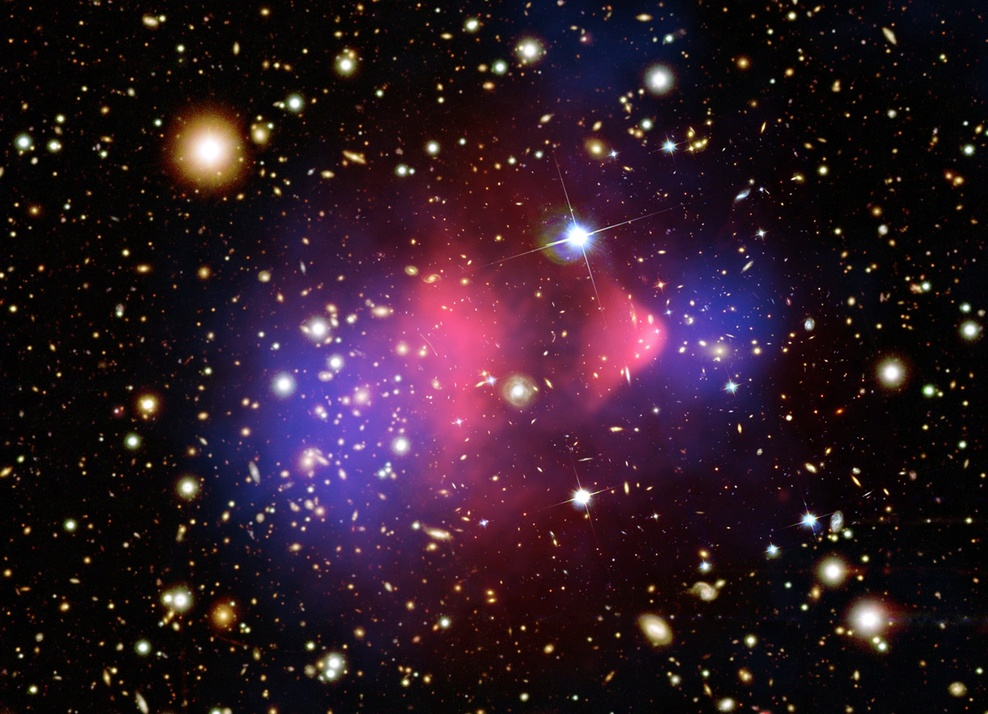
%> input picture P1/imagenes/cumulo_bala.jpg, 988 x 714 px, shrunk from 2048 x 1480 before the run
$ octave ejercicio5.m   (GNU Octave 9; MATLAB toolbox functions it lacks are replaced by stand-ins)
%> lines starting %> are read from the running program, lines starting %| are printed output that depends on the picture; in (x1, y1, x2, y2) boxes, pixels count from 0 and x2, y2 are one past the last pixel; in counts of white or black regions, pixels touching at a corner belong together; the program's own positions count from 1
### P1/UmbralizaGlobalOtsu.m
function [ima_th, th] = UmbralizaGlobalOtsu(ima)
    L = 256;
    r = 0:L-1;
    counts = imhist(ima);
    p = transpose(counts/sum(counts));
    ths = zeros(size(r));
    for T=r
        PO = sum(p(r<=T));
        PB = 1-PO;
        rpr = p.*r;
        muO = sum(rpr(r<=T))/PO;
        muB = sum(rpr(r>T))/PB;
        rminusMuO = r-muO;
        rminusMuB = r-muB;
        varO = sum(rminusMuO(r<=T).^2.*p(r<=T))/PO;
        varB = sum(rminusMuB(r>T).^2.*p(r>T))/PB;
        ths(T==r) = PO*varO+PB*varB;
    end
    [~, minloc] = min(ths);
    th = minloc - 1; % Este programa indexa en 1
    ima_th = zeros(size(ima));
    ima_th(ima>=th) = 1;
end

### P1/getEnergia.m
function [ E ] = getEnergia( ima )
%GETENERGIA Summary of this function goes here
%   Detailed explanation goes here
    E = sum(double(ima(:)).^2);
end

### P1/Negativo.m
function [ ima_res ] = Negativo( ima , L)
%NEGATIVO Summary of this function goes here
%   Detailed explanation goes here
    r = 0:L-1;
    s = fliplr(r);
    ima_res = s(ima+1);
end

### P1/ejercicio5.m
ima = imread('imagenes/cumulo_bala.jpg');
%> ima is the input picture: size 714x988x3 uint8; mean R, G, B 44.4, 25.1, 37.2
imargb = ima;
ima = rgb2gray(ima);
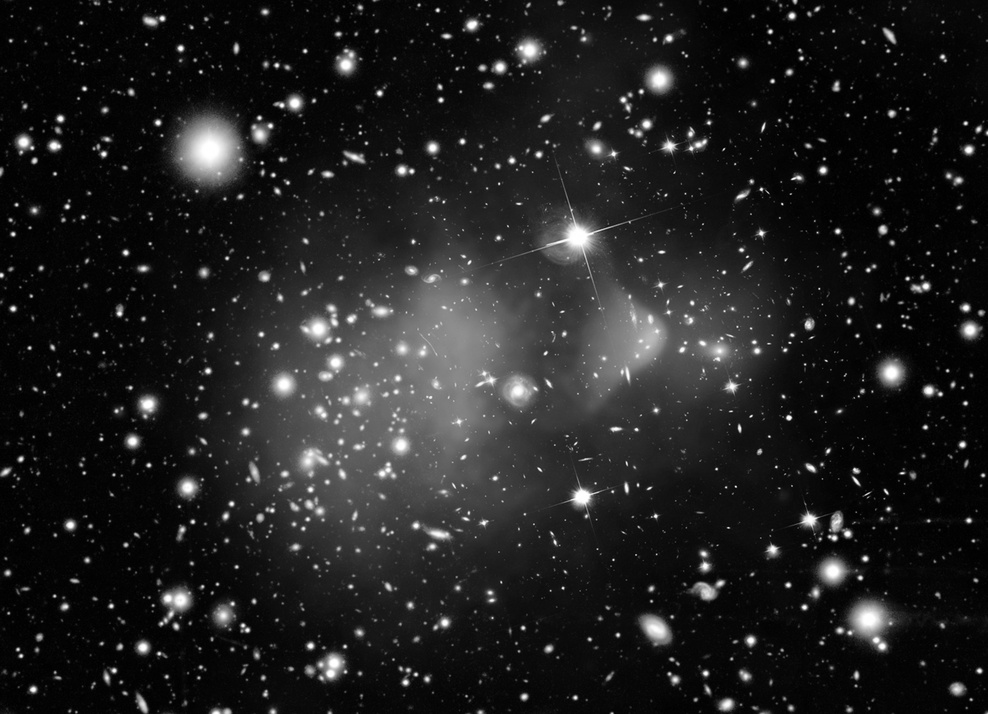
%> ima: size 714x988 uint8; min 0, max 255, mean 32.3
L = 256;

%% Ejercicio 5a
close all;
[ima_th, umbral] = UmbralizaGlobalOtsu(ima);
%> in UmbralizaGlobalOtsu, `counts = imhist(ima);`: counts = 256 values, max 48466 at index 5, min 99 at index 242, mean 2755.6
%> in UmbralizaGlobalOtsu, `p = transpose(counts/sum(counts));`: p = 256 values, max 0.0687 at index 5, min 0.00014 at index 242, mean 0.00391
%> the loop in UmbralizaGlobalOtsu, `for T=r` made 256 passes
%> (PO, PB, muO, muB, varO, varB) on passes 1 to 3: (0.00249, 0.998, 0, 32.35, 0, 1849), (0.0179, 0.982, 0.861, 32.84, 0.12, 1862.3), (0.0554, 0.945, 1.63, 34.07, 0.322, 1897.1)
%> after the loop in UmbralizaGlobalOtsu, `for T=r`: ths = 256 values, max 1847 at index 256, min 532 at index 68, mean 1049.3
%> in UmbralizaGlobalOtsu, `[~, minloc] = min(ths);`: minloc = 68
%> in UmbralizaGlobalOtsu, `th = minloc - 1;`: th = 67
%> in UmbralizaGlobalOtsu, `ima_th(ima>=th) = 1;`:
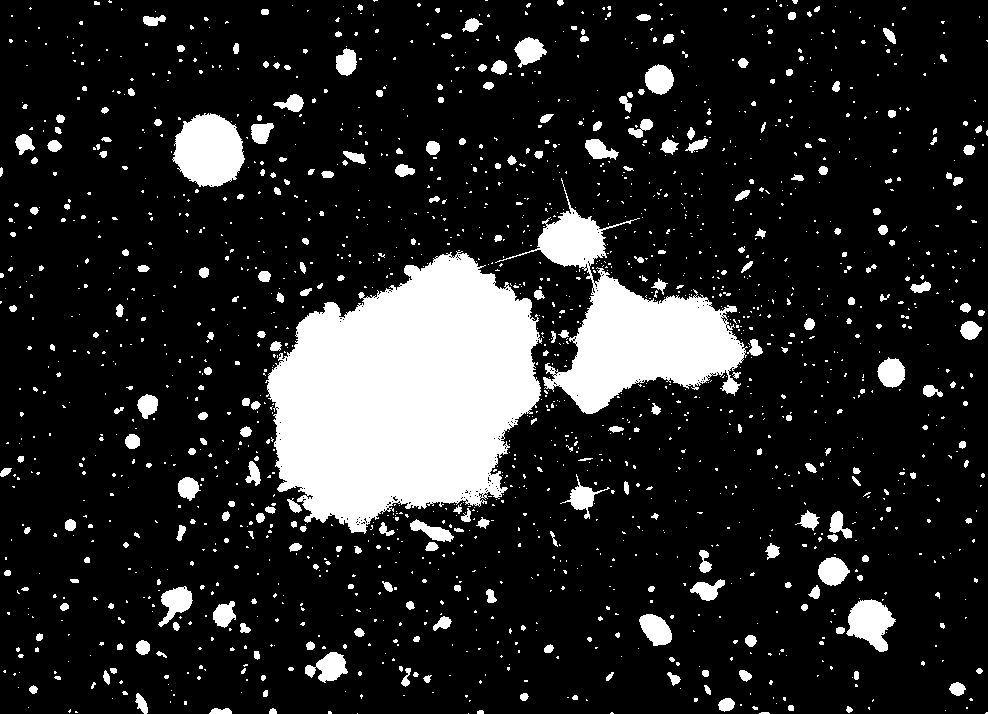
%> ima_th: size 714x988 double; values 0 (black) and 1 (white), 15.5% white; 1705 white regions (1395 under 20 px), largest, box (x1, y1, x2, y2) and area: (265, 251, 542, 534) 53228, (495, 178, 748, 414) 18366, (172, 113, 245, 187) 3974
%> umbral = 67
ima_th = uint8(ima_th*255);

subplot(2,2,1);
imshow(ima);
E = getEnergia(ima);
%> in getEnergia, `E = sum(double(ima(:)).^2);`: E = 2037567319
%> E = 2037567319
title(sprintf('Imagen original. E = %g', E));
subplot(2,2,2);
imshow(ima_th);
E = getEnergia(ima_th);
%> E = 7108402950
title(sprintf('Imagen resultado. umbral = %d, E = %g', umbral, E));
subplot(2,2,3);
imhist(ima);
subplot(2,2,4);
imhist(ima_th);

%% Apartado 5b

close all;

% Compresion logaritmica de la original
r = 0:L-1;
s = log(r+1);
ima_compr = s(ima+1);
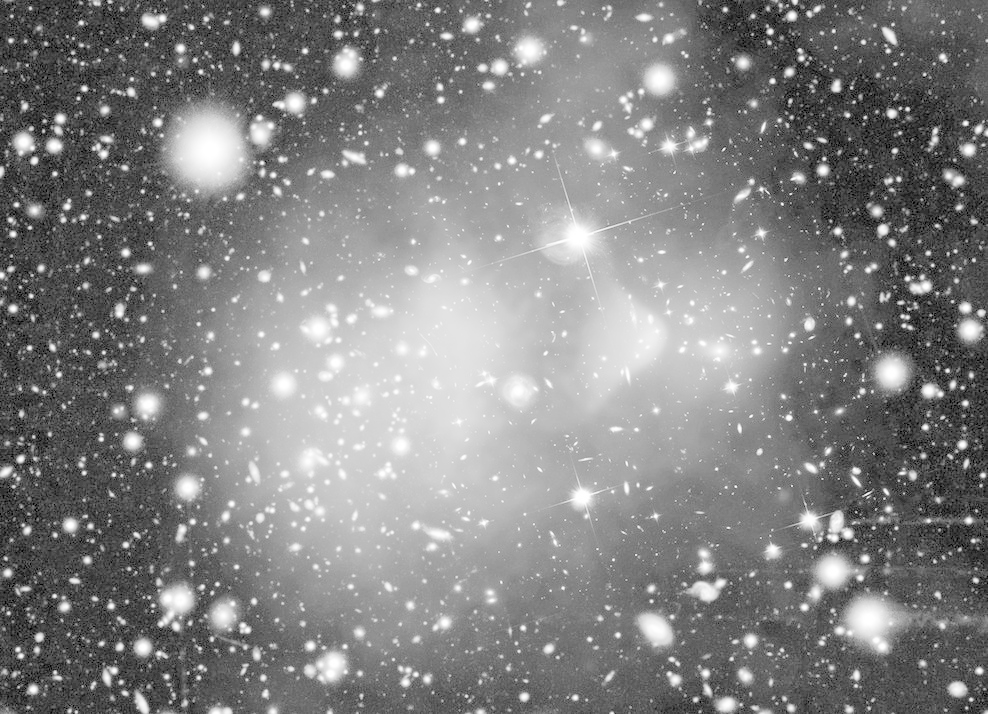
%> ima_compr: size 714x988 double; min 0, max 5.54, mean 2.83; drawn with min black and max white
M = max(ima_compr(:));
%> M = 5.54
m = min(ima_compr(:));
%> m = 0
ima_compr = (ima_compr-m)/(M-m)*255;
ima_compr = uint8(ima_compr);
%> ima_compr: size 714x988 uint8

ima_compr_th =  uint8(UmbralizaGlobalOtsu(ima_compr)*255);
%> the loop in UmbralizaGlobalOtsu (call 2), `for T=r` made 256 passes
%> (PO, PB, muO, muB, varO, varB) on passes 1 to 3: (0.00249, 0.998, 0, 130.6, 0, 2801.2), (0.00249, 0.998, 0, 130.6, 0, 2801.2), (0.00249, 0.998, 0, 130.6, 0, 2801.2)
%> in UmbralizaGlobalOtsu (call 2), `ima_th(ima>=th) = 1;`: ima_th: size 714x988 double; values 0 (black) and 1 (white), 43.6% white; 2884 white regions (2446 under 20 px), largest, box (x1, y1, x2, y2) and area: (183, 0, 817, 658) 245217, (161, 99, 277, 203) 7509, (834, 588, 921, 656) 3056

not_ima_compr_th = ~ ima_compr_th;
negativo_not_ima_th = Negativo(not_ima_compr_th, L);
subplot(2,2,1)
imshow(ima_compr);
E = sum(double(ima_compr(:)).^2);
title(sprintf('Imagen original comprimida. E = %g', E));
subplot(2,2,2)
imhist(ima_compr)
subplot(2,2,3)
imshow(ima_compr_th);
E = sum(double(ima_compr_th(:)).^2);
title(sprintf('Imagen comprimida umbralizada. E = %g', E));
subplot(2,2,4)
imhist(ima_compr_th)

%% Apartado 5c
close all;
negativo_ima = Negativo(ima, L);
r = 0:L-1;
s = log(r+1);
negativo_compr = s(negativo_ima+1);
M = max(negativo_compr(:));
m = min(negativo_compr(:));
negativo_compr = (negativo_compr - m)/(M-m)*255;
negativo_compr = uint8(negativo_compr);
%> negativo_compr: size 714x988 uint8

negativo_compr_th =  uint8(UmbralizaGlobalOtsu(negativo_compr)*255);
%> in UmbralizaGlobalOtsu (call 3), `ima_th(ima>=th) = 1;`:
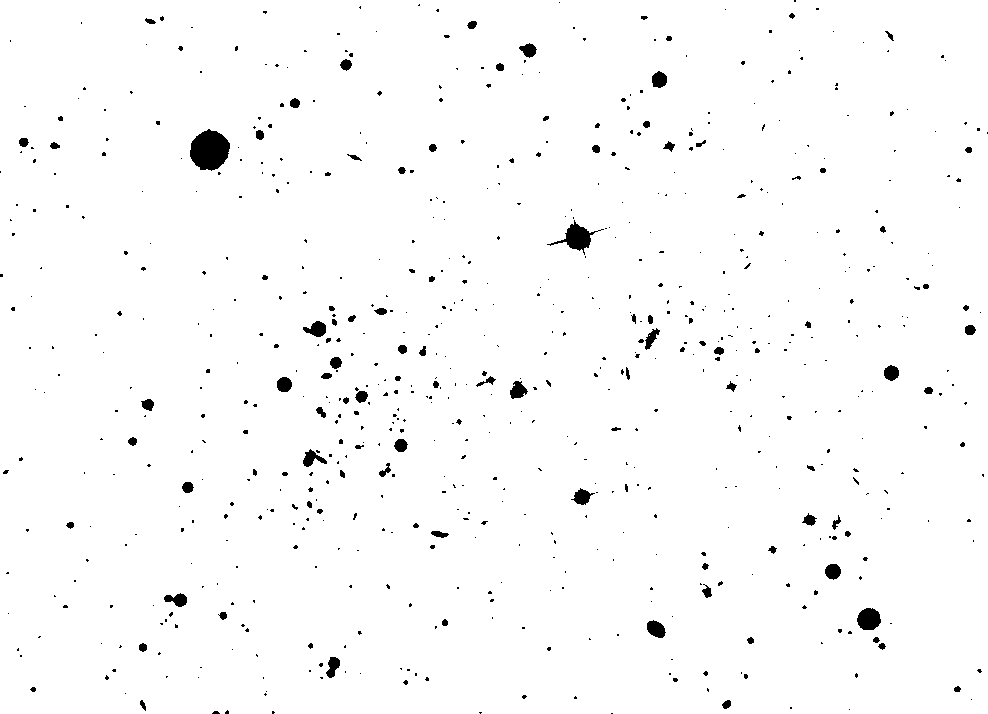
%> ima_th: size 714x988 double; values 0 (black) and 1 (white), 98.3% white; 704 black regions (598 under 20 px), largest, box (x1, y1, x2, y2) and area: (190, 129, 230, 171) 1228, (547, 220, 604, 255) 580, (857, 608, 881, 630) 413

subplot(2,2,1)
imshow(negativo_compr);
E = sum(double(negativo_compr(:)).^2);
title(sprintf('Imagen original comprimida. E = %g', E));
subplot(2,2,2)
imhist(negativo_compr)
subplot(2,2,3)
imshow(negativo_compr_th);
E = sum(double(negativo_compr_th(:)).^2);
title(sprintf('Imagen comprimida umbralizada. E = %g', E));
subplot(2,2,4)
imhist(negativo_compr_th)
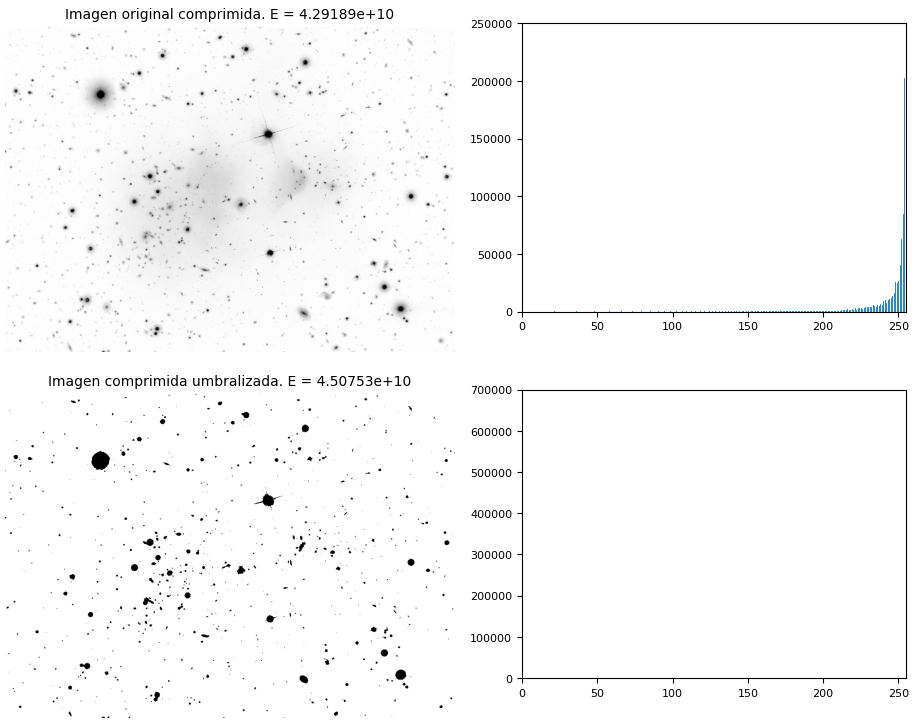
%> figure redrawn from the program's plot data, 4 panels

%% Apartado 5d
close all;
clc;
ima_th1 = ima_th/255;
ima_th2 = ima_compr_th/255;
ima_th3 = negativo_compr_th/255;
not_ima_th1 = uint8(~ima_th);
not_ima_th2 = uint8(~ima_compr_th);
not_ima_th3 = uint8(~negativo_compr_th);

subplot(3,4,1)
imshow(imargb)
E = getEnergia(imargb);
title(sprintf('Imagen original. E = %g', E));
subplot(3,4,2);
imshow(ima_th1*255)
E = getEnergia(ima_th1*255);
title(sprintf('Imagen OTSU (mask). E = %g', E));
subplot(3,4,3);
imshow(imargb.*ima_th1)
E = getEnergia(imargb.*ima_th1);
title(sprintf('Imagen RGB OTSU. E = %g', E));
subplot(3,4,4);
imshow(imargb.*not_ima_th1)
E = getEnergia(imargb.*not_ima_th1);
title(sprintf('Imagen RGB not OTSU. E = %g', E));

subplot(3,4,6);
imshow(ima_th2*255)
E = getEnergia(ima_th2*255);
title(sprintf('Imagen OTSU Log (mask). E = %g', E));
subplot(3,4,7);
imshow(imargb.*ima_th2)
E = getEnergia(imargb.*ima_th2);
title(sprintf('Imagen RGB OTSU Log. E = %g', E));
subplot(3,4,8);
imshow(imargb.*not_ima_th2)
E = getEnergia(imargb.*not_ima_th2);
title(sprintf('Imagen RGB not OTSU Log. E = %g', E));

subplot(3,4,10);
imshow(ima_th3*255);
E = getEnergia(ima_th3*255);
title(sprintf('Imagen OTSU Log Neg (mask). E = %g', E));
subplot(3,4,11);
imshow(imargb.*ima_th3);
E = getEnergia(imargb.*ima_th3);
title(sprintf('Imagen RGB OTSU Log Neg. E = %g', E));
subplot(3,4,12);
imshow(imargb.*not_ima_th3)
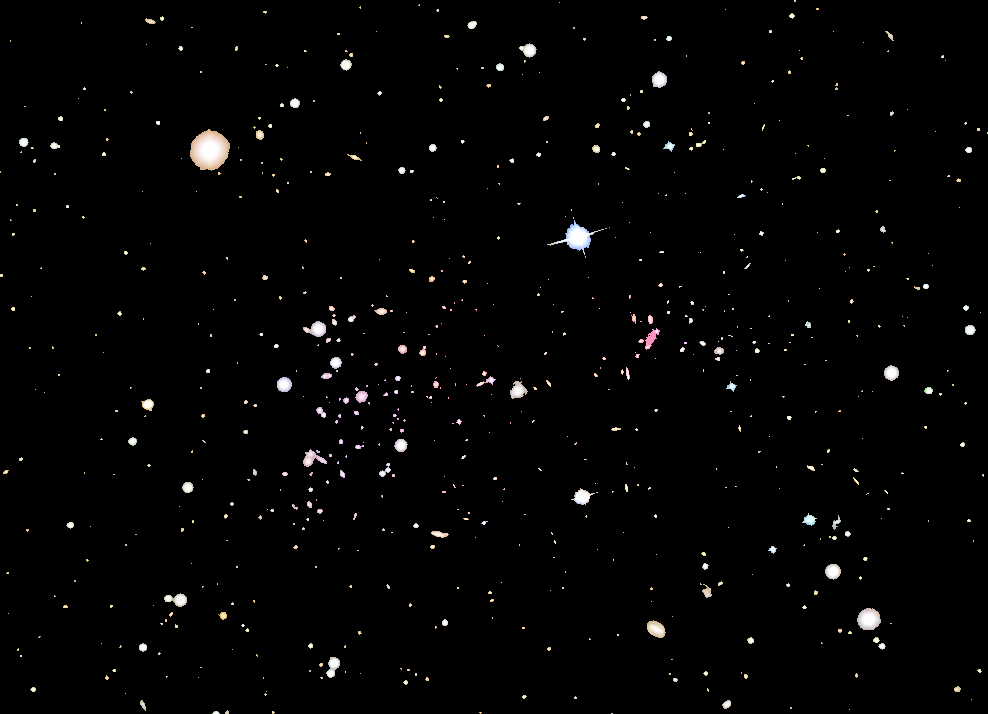
%> displayed picture: size 714x988x3, on the screen's scale of 0 to 255; mean R, G, B 3.9, 3.7, 3.6
E = getEnergia(imargb.*not_ima_th3);
title(sprintf('Imagen RGB not OTSU Log Neg. E = %g', E));
